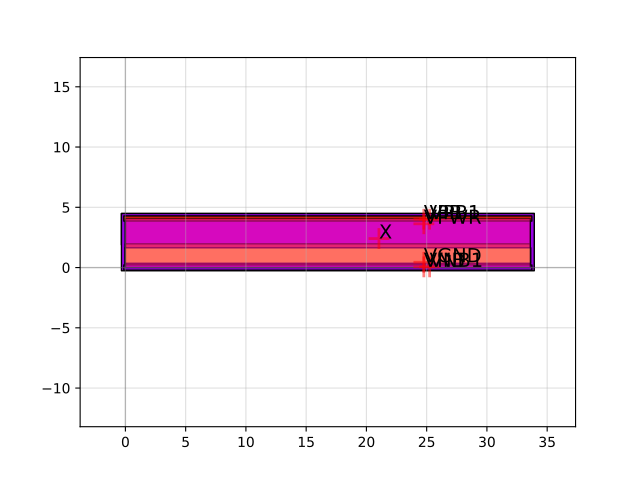

Here is the Python script that generated this plot:
import sky130

c = sky130.components.sky130_fd_sc_hvl__buf_32()
c.plot()
